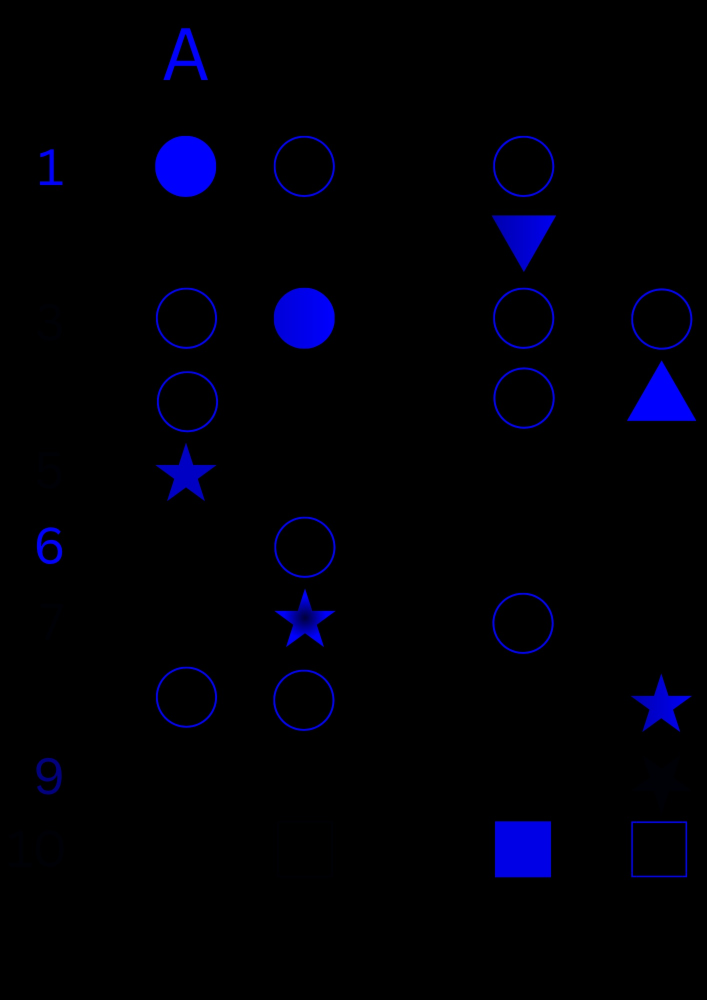
#> input picture Bhaskar (1).jpg, 1414 x 2000 px (shown at 1/2 size)
$ python testcase2.py
#> lines starting #> are read from the running program, lines starting #| are printed output that depends on the picture; after the words box and inside, x2 and y2 are one past the last pixel; in counts of white or black regions, pixels touching at a corner belong together
import cv2
import numpy as np


def resize_by_scale(image, scale_factor):


    original_height, original_width = image.shape[:2]
    new_dimensions = (
        int(original_width * scale_factor),
        int(original_height * scale_factor)
    )
def is_filled_white(contour, gray_img, min_mean=200):
    mask = np.zeros_like(gray_img, dtype=np.uint8)

    cv2.drawContours(mask, [contour], contourIdx=-1, color=255, thickness=cv2.FILLED)

    pixel_values = cv2.bitwise_and(gray_img, gray_img, mask=mask)
    selected_pixels = pixel_values[mask == 255]

    if selected_pixels.size == 0:
        return False

    return np.mean(selected_pixels) > min_mean
def get_column(x):
    if x < 150:
        return 'A'
    elif x < 250:
        return 'B'
    elif x < 400:
        return 'C'
    else:
        return 'D'

def get_row(y):
    if y < 100:
        return '1'
    elif y < 150:
        return '2'
    elif y < 190:
        return '3'
    elif y < 230:
        return '4'
    elif y < 270:
        return '5'
    elif y < 300:
        return '6'
    elif y < 350:
        return '7'
    elif y < 380:
        return '8'
    elif y < 400:
        return '9'
    else:
        return '10'

imgGrey1 = cv2.imread('Bhaskar (1).jpg')
#> imgGrey1 is the input picture: shape (2000, 1414, 3); mean B, G, R 7.4, 0.1, 0.1
imgGrey2 = cv2.imread('Ganshyam (1).jpg')
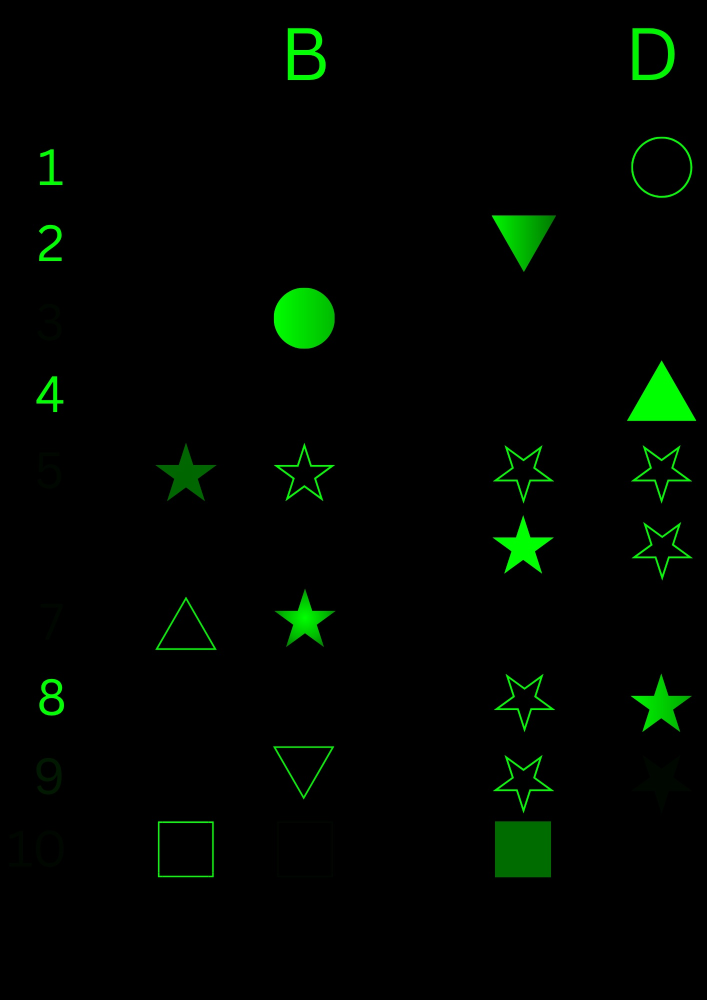
#> input picture Ganshyam (1).jpg, 1414 x 2000 px (shown at 1/2 size)
#> imgGrey2 is the input picture: shape (2000, 1414, 3); mean B, G, R 0.3, 6.3, 0.2
imgGrey3= cv2.imread('Raghav (1).jpg')
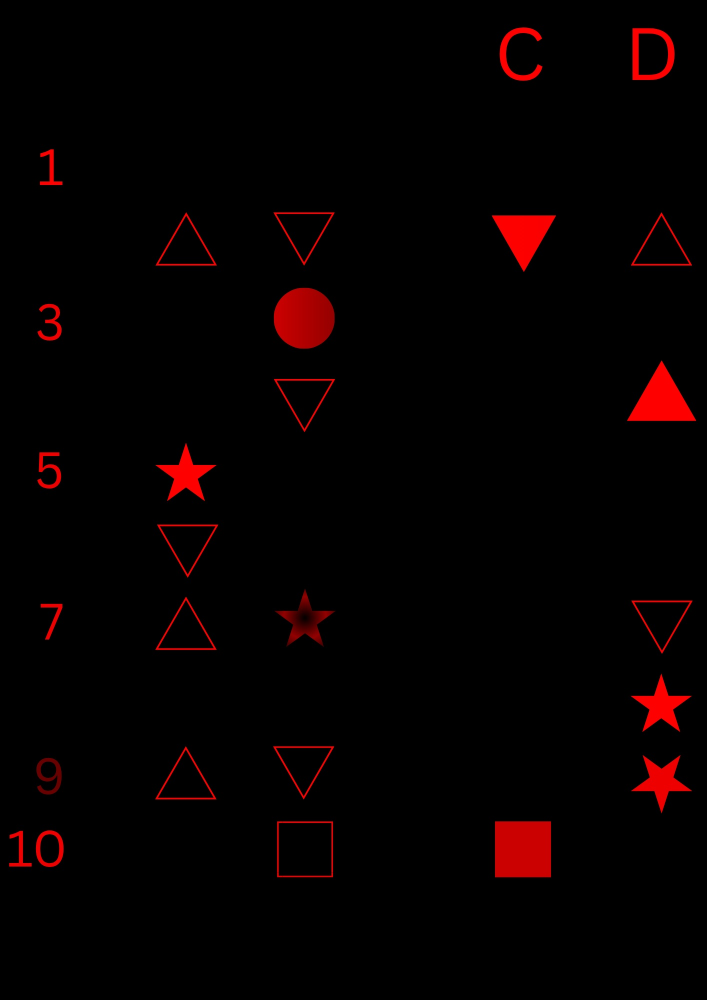
#> input picture Raghav (1).jpg, 1414 x 2000 px (shown at 1/2 size)
#> imgGrey3 is the input picture: shape (2000, 1414, 3); mean B, G, R 0.2, 0.1, 6.7

gray1 = cv2.cvtColor(imgGrey1, cv2.COLOR_BGR2GRAY)
gray1 = cv2.resize(gray1, (500, 500))
#> gray1: shape (500, 500)
gray2 = cv2.cvtColor(imgGrey2, cv2.COLOR_BGR2GRAY)
gray2 = cv2.resize(gray2, (500, 500))
#> gray2: shape (500, 500)
gray3 = cv2.cvtColor(imgGrey3, cv2.COLOR_BGR2GRAY)
gray3 = cv2.resize(gray3, (500, 500))
#> gray3: shape (500, 500)

bright1 = cv2.convertScaleAbs(gray1, alpha=2.5, beta=50)
bright3 = cv2.convertScaleAbs(gray3, alpha=1, beta=50)
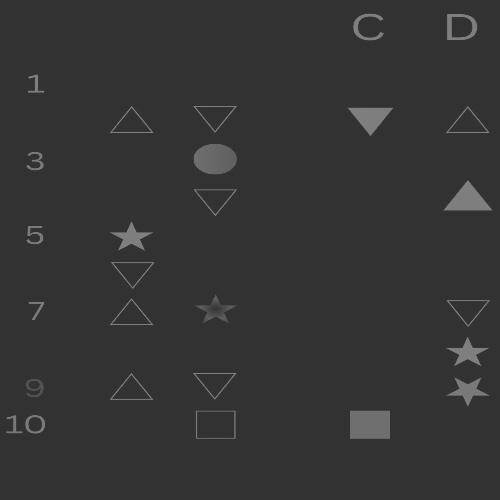
#> bright3: shape (500, 500); min 50, max 129, mean 52.1
stacked = cv2.merge([bright1, gray2, bright3])
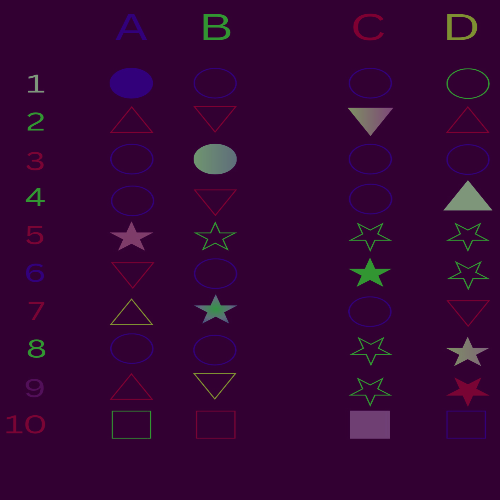
#> stacked: shape (500, 500, 3); mean of channels 0, 1, 2 52.2, 3.8, 52.1; drawn as B, G, R
final_img = cv2.cvtColor(stacked, cv2.COLOR_BGR2GRAY)
blurred = cv2.GaussianBlur(final_img, (5, 5), 1)
_, thresh = cv2.threshold(blurred, 28, 255, cv2.THRESH_BINARY)
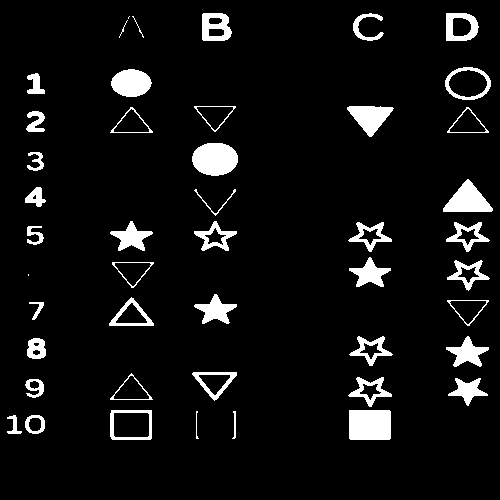
#> thresh: shape (500, 500); 6.7% white; 46 white regions (2 under 20 px)
cv2.imshow("Threshold", thresh)

contours, _ = cv2.findContours(thresh, cv2.RETR_EXTERNAL, cv2.CHAIN_APPROX_NONE)
#> contours = 46 contours, 5 with area under 20; largest, box (x1, y1, x2, y2) and area: (349, 410, 391, 440) 1188, (110, 410, 152, 440) 1183, (192, 143, 238, 176) 1154, (445, 67, 491, 100) 1143, (443, 179, 493, 212) 882
output = cv2.cvtColor(final_img.copy(), cv2.COLOR_GRAY2BGR)

for contour in contours:
    x, y, w, h = cv2.boundingRect(contour)

    if x <= 50 or y <= 50:
        continue
    area = cv2.contourArea(contour)

    if area > 300 and is_filled_white(contour, thresh):
        cx, cy = x + w // 2, y + h // 2
        label = f"{get_row(cy)}{get_column(cx)}"
        print(label)

        cv2.drawContours(thresh, [contour], -1, (0, 255, 0), 2)
        cv2.putText(output, label, (x, y - 10),
                    cv2.FONT_ITALIC, 0.5, (0, 255, 0), 1)
#> this loop made 46 passes
#> (x, y, w, h, area, cx, cy, label) on passes 5, 8, 13, 18, 22, 27, 30, 32, 36, 39: (349, 410, 42, 30, 1187.5, 370, 425, '10C'), (448, 378, 40, 28, 423, 468, 392, '9D'), (446, 336, 43, 31, 541.5, 467, 351, '8D'), (194, 294, 43, 30, 538.5, 215, 309, '7B'), (349, 257, 42, 30, 522, 370, 272, '6C'), (110, 221, 43, 30, 527, 131, 236, '5A'), (443, 179, 50, 33, 882.5, 468, 195, '4D'), (192, 143, 46, 33, 1154, 215, 159, '3B'), (347, 106, 47, 31, 758.5, 370, 121, '2C'), (111, 69, 41, 28, 827.5, 131, 83, '1A')
#> (x, y, w, h, area) on passes 3, 6, 9, 10, 11, 14: (232, 411, 4, 28, 30), (110, 410, 42, 30, 1183), (348, 377, 44, 30, 541), (110, 373, 43, 27, 556), (192, 372, 45, 29, 682), (349, 336, 44, 30, 530)
#| 10C
#| 9D
#| 8D
#| 7B
#| 6C
#| 5A
#| 4D
#| 3B
#> (further printed lines are left out)
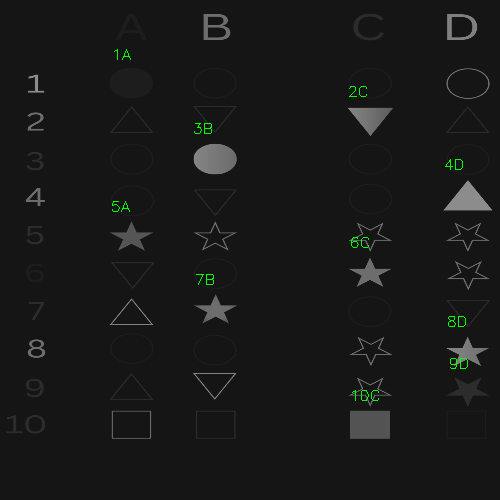
#> output: shape (500, 500, 3); mean B, G, R 24, 24.6, 24
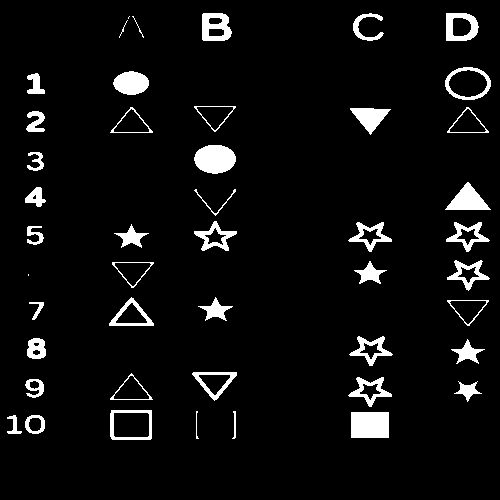
#> thresh: shape (500, 500); 5.6% white; 46 white regions (2 under 20 px), largest, box (x1, y1, x2, y2) and area: (351, 412, 389, 438) 988, (194, 145, 236, 174) 953, (445, 182, 491, 210) 673

cv2.imshow("Detected Filled Shapes", output)

cv2.waitKey(0)
cv2.destroyAllWindows()
